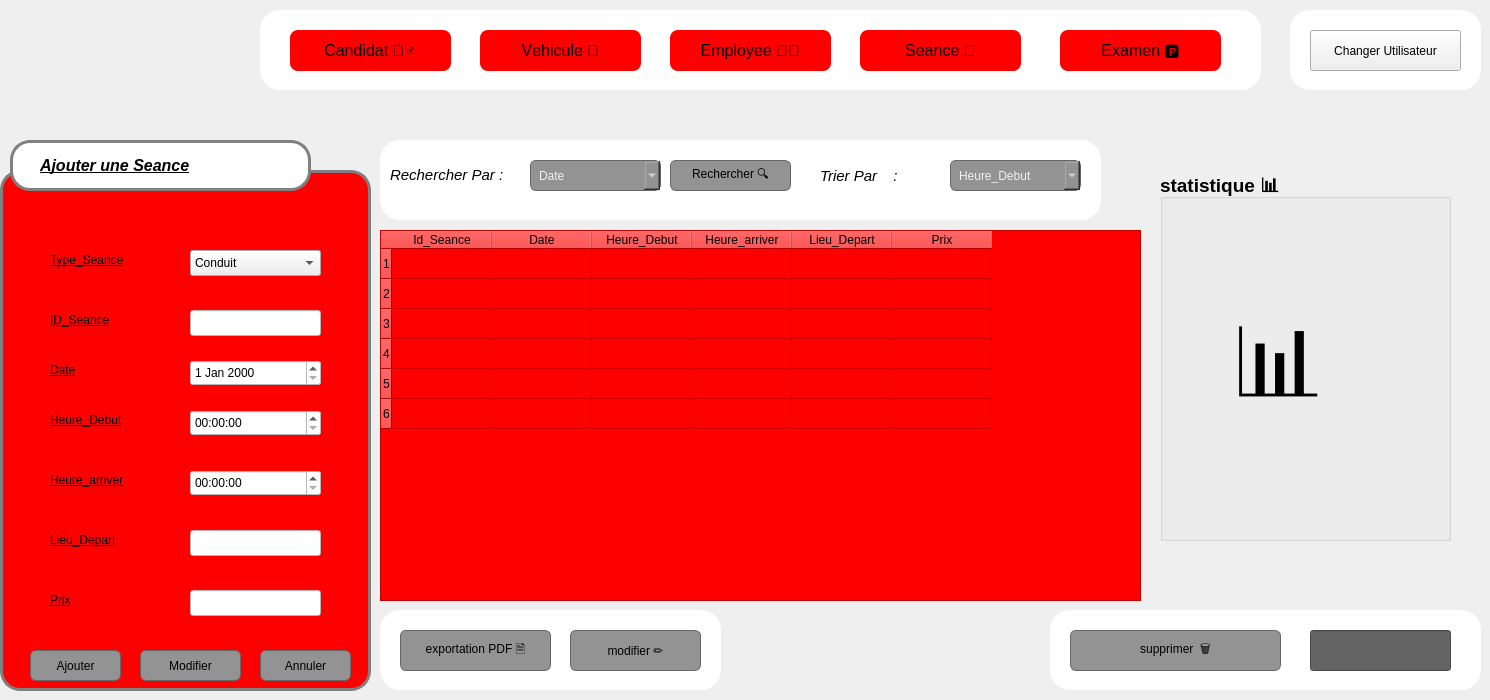
    <widget class="QWidget" name="tab3">
     <attribute name="title">
      <string>Page</string>
     </attribute>
     <widget class="QGroupBox" name="frame4">
      <property name="geometry">
       <rect>
        <x>0</x>
        <y>170</y>
        <width>371</width>
        <height>521</height>
       </rect>
      </property>
      <property name="font">
       <font>
        <pointsize>14</pointsize>
        <italic>false</italic>
        <bold>true</bold>
        <underline>false</underline>
        <strikeout>false</strikeout>
       </font>
      </property>
      <property name="styleSheet">
       <string notr="true">#frame4{
border: 3px solid grey ;
border-radius: 20px;
background: red ;
}
</string>
      </property>
      <property name="title">
       <string/>
      </property>
      <widget class="QLabel" name="label_58">
       <property name="geometry">
        <rect>
         <x>50</x>
         <y>140</y>
         <width>91</width>
         <height>20</height>
        </rect>
       </property>
       <property name="font">
        <font>
         <pointsize>9</pointsize>
         <italic>false</italic>
         <bold>false</bold>
         <underline>false</underline>
         <strikeout>false</strikeout>
        </font>
       </property>
       <property name="styleSheet">
        <string notr="true">background-color: rgb(255, 0, 0);</string>
       </property>
       <property name="text">
        <string>&lt;html&gt;&lt;head/&gt;&lt;body&gt;&lt;p&gt;&lt;span style=&quot; text-decoration: underline; color:#000000;&quot;&gt;ID_Seance&lt;/span&gt;&lt;/p&gt;&lt;/body&gt;&lt;/html&gt;</string>
       </property>
      </widget>
      <widget class="QLabel" name="label_59">
       <property name="geometry">
        <rect>
         <x>50</x>
         <y>190</y>
         <width>63</width>
         <height>20</height>
        </rect>
       </property>
       <property name="font">
        <font>
         <pointsize>9</pointsize>
         <italic>false</italic>
         <bold>false</bold>
         <underline>false</underline>
         <strikeout>false</strikeout>
        </font>
       </property>
       <property name="styleSheet">
        <string notr="true">background-color: rgb(255, 0, 0);</string>
       </property>
       <property name="text">
        <string>&lt;html&gt;&lt;head/&gt;&lt;body&gt;&lt;p&gt;&lt;span style=&quot; text-decoration: underline; color:#000000;&quot;&gt;Date&lt;/span&gt;&lt;/p&gt;&lt;/body&gt;&lt;/html&gt;</string>
       </property>
      </widget>
      <widget class="QLabel" name="label_60">
       <property name="geometry">
        <rect>
         <x>50</x>
         <y>240</y>
         <width>91</width>
         <height>20</height>
        </rect>
       </property>
       <property name="font">
        <font>
         <pointsize>9</pointsize>
         <italic>false</italic>
         <bold>false</bold>
         <underline>false</underline>
         <strikeout>false</strikeout>
        </font>
       </property>
       <property name="styleSheet">
        <string notr="true">background-color: rgb(255, 0, 0);</string>
       </property>
       <property name="text">
        <string>&lt;html&gt;&lt;head/&gt;&lt;body&gt;&lt;p&gt;&lt;span style=&quot; text-decoration: underline; color:#000000;&quot;&gt;Heure_Debut&lt;/span&gt;&lt;/p&gt;&lt;/body&gt;&lt;/html&gt;</string>
       </property>
      </widget>
      <widget class="QLabel" name="label_61">
       <property name="geometry">
        <rect>
         <x>50</x>
         <y>300</y>
         <width>91</width>
         <height>20</height>
        </rect>
       </property>
       <property name="font">
        <font>
         <pointsize>9</pointsize>
         <italic>false</italic>
         <bold>false</bold>
         <underline>false</underline>
         <strikeout>false</strikeout>
        </font>
       </property>
       <property name="styleSheet">
        <string notr="true">background-color: rgb(255, 0, 0);</string>
       </property>
       <property name="text">
        <string>&lt;html&gt;&lt;head/&gt;&lt;body&gt;&lt;p&gt;&lt;span style=&quot; text-decoration: underline; color:#000000;&quot;&gt;Heure_arriver&lt;/span&gt;&lt;/p&gt;&lt;/body&gt;&lt;/html&gt;</string>
       </property>
      </widget>
      <widget class="QLabel" name="label_62">
       <property name="geometry">
        <rect>
         <x>50</x>
         <y>360</y>
         <width>101</width>
         <height>20</height>
        </rect>
       </property>
       <property name="font">
        <font>
         <pointsize>9</pointsize>
         <italic>false</italic>
         <bold>false</bold>
         <underline>false</underline>
         <strikeout>false</strikeout>
        </font>
       </property>
       <property name="styleSheet">
        <string notr="true">background-color: rgb(255, 0, 0);</string>
       </property>
       <property name="text">
        <string>&lt;html&gt;&lt;head/&gt;&lt;body&gt;&lt;p&gt;&lt;span style=&quot; text-decoration: underline; color:#000000;&quot;&gt;Lieu_Depart&lt;/span&gt;&lt;/p&gt;&lt;/body&gt;&lt;/html&gt;</string>
       </property>
      </widget>
      <widget class="QLabel" name="label_63">
       <property name="geometry">
        <rect>
         <x>50</x>
         <y>80</y>
         <width>121</width>
         <height>21</height>
        </rect>
       </property>
       <property name="font">
        <font>
         <pointsize>9</pointsize>
         <italic>false</italic>
         <bold>false</bold>
         <underline>false</underline>
         <strikeout>false</strikeout>
        </font>
       </property>
       <property name="styleSheet">
        <string notr="true">background-color: rgb(255, 0, 0);</string>
       </property>
       <property name="text">
        <string>&lt;html&gt;&lt;head/&gt;&lt;body&gt;&lt;p&gt;&lt;span style=&quot; text-decoration: underline; color:#000000;&quot;&gt;Type_Seance&lt;/span&gt;&lt;/p&gt;&lt;/body&gt;&lt;/html&gt;</string>
       </property>
      </widget>
      <widget class="QLabel" name="label_8">
       <property name="geometry">
        <rect>
         <x>50</x>
         <y>420</y>
         <width>81</width>
         <height>20</height>
        </rect>
       </property>
       <property name="styleSheet">
        <string notr="true">background-color: rgb(255, 0, 0);</string>
       </property>
       <property name="text">
        <string>&lt;html&gt;&lt;head/&gt;&lt;body&gt;&lt;p&gt;&lt;span style=&quot; text-decoration: underline; color:#000000;&quot;&gt;Prix&lt;/span&gt;&lt;/p&gt;&lt;/body&gt;&lt;/html&gt;</string>
       </property>
      </widget>
      <widget class="QPushButton" name="pushButton_75">
       <property name="geometry">
        <rect>
         <x>30</x>
         <y>480</y>
         <width>91</width>
         <height>31</height>
        </rect>
       </property>
       <property name="styleSheet">
        <string notr="true">background-color: #939393;   /* gris foncé */
    color: black;              /* blanc clair */
    border: 1px solid #666666;
     border-radius: 6px;
    padding: 4px 8px;
  </string>
       </property>
       <property name="text">
        <string>Ajouter</string>
       </property>
      </widget>
      <widget class="QPushButton" name="pushButton_77">
       <property name="geometry">
        <rect>
         <x>260</x>
         <y>480</y>
         <width>91</width>
         <height>31</height>
        </rect>
       </property>
       <property name="styleSheet">
        <string notr="true">background-color: #939393;   /* gris foncé */
    color: black;              /* blanc clair */
    border: 1px solid #666666;
     border-radius: 6px;
    padding: 4px 8px;
  </string>
       </property>
       <property name="text">
        <string>Annuler</string>
       </property>
      </widget>
      <widget class="QDateEdit" name="dateEdit_2">
       <property name="geometry">
        <rect>
         <x>190</x>
         <y>190</y>
         <width>131</width>
         <height>26</height>
        </rect>
       </property>
       <property name="styleSheet">
        <string notr="true">background-color: rgb(255, 255, 255);
color: rgb(0, 0, 0);
selection-color: rgb(0, 0, 0);</string>
       </property>
      </widget>
      <widget class="QTimeEdit" name="timeEdit">
       <property name="geometry">
        <rect>
         <x>190</x>
         <y>240</y>
         <width>131</width>
         <height>26</height>
        </rect>
       </property>
       <property name="styleSheet">
        <string notr="true">background-color: rgb(103, 103, 103);
color: rgb(0, 0, 0);
background-color: rgb(255, 255, 255);</string>
       </property>
      </widget>
      <widget class="QTimeEdit" name="timeEdit_2">
       <property name="geometry">
        <rect>
         <x>190</x>
         <y>300</y>
         <width>131</width>
         <height>26</height>
        </rect>
       </property>
       <property name="styleSheet">
        <string notr="true">background-color: rgb(93, 93, 93);
color: rgb(0, 0, 0);
background-color: rgb(255, 255, 255);</string>
       </property>
      </widget>
      <widget class="QComboBox" name="comboBox_2">
       <property name="geometry">
        <rect>
         <x>190</x>
         <y>80</y>
         <width>131</width>
         <height>26</height>
        </rect>
       </property>
       <property name="styleSheet">
        <string notr="true">color: rgb(0, 0, 0);</string>
       </property>
       <item>
        <property name="text">
         <string>Conduit</string>
        </property>
       </item>
       <item>
        <property name="text">
         <string>Code</string>
        </property>
       </item>
      </widget>
      <widget class="QLineEdit" name="lineEdit_35">
       <property name="geometry">
        <rect>
         <x>190</x>
         <y>140</y>
         <width>131</width>
         <height>26</height>
        </rect>
       </property>
       <property name="styleSheet">
        <string notr="true">background-color: white;
color: rgb(0, 0, 0);
</string>
       </property>
      </widget>
      <widget class="QPushButton" name="pushButton_146">
       <property name="geometry">
        <rect>
         <x>140</x>
         <y>480</y>
         <width>101</width>
         <height>31</height>
        </rect>
       </property>
       <property name="styleSheet">
        <string notr="true">background-color: #939393;   /* gris foncé */
    color: black;              /* blanc clair */
    border: 1px solid #666666;
     border-radius: 6px;
    padding: 4px 8px;
  </string>
       </property>
       <property name="text">
        <string>Modifier</string>
       </property>
      </widget>
      <widget class="QLineEdit" name="lineEdit_36">
       <property name="geometry">
        <rect>
         <x>190</x>
         <y>360</y>
         <width>131</width>
         <height>26</height>
        </rect>
       </property>
       <property name="styleSheet">
        <string notr="true">background-color: white;
color: rgb(0, 0, 0);
</string>
       </property>
      </widget>
      <widget class="QLineEdit" name="lineEdit_39">
       <property name="geometry">
        <rect>
         <x>190</x>
         <y>420</y>
         <width>131</width>
         <height>26</height>
        </rect>
       </property>
       <property name="styleSheet">
        <string notr="true">background-color: white;
color: rgb(0, 0, 0);
</string>
       </property>
      </widget>
     </widget>
     <widget class="QTableWidget" name="tableWidget_11">
      <property name="geometry">
       <rect>
        <x>380</x>
        <y>230</y>
        <width>761</width>
        <height>371</height>
       </rect>
      </property>
      <property name="styleSheet">
       <string notr="true">background-color: rgb(255, 0, 0);</string>
      </property>
      <row/>
      <row/>
      <row/>
      <row/>
      <row/>
      <row/>
      <column>
       <property name="text">
        <string>Id_Seance</string>
       </property>
      </column>
      <column>
       <property name="text">
        <string>Date</string>
       </property>
      </column>
      <column>
       <property name="text">
        <string>Heure_Debut</string>
       </property>
      </column>
      <column>
       <property name="text">
        <string>Heure_arriver</string>
       </property>
      </column>
      <column>
       <property name="text">
        <string>Lieu_Depart</string>
       </property>
      </column>
      <column>
       <property name="text">
        <string>Prix</string>
       </property>
      </column>
     </widget>
     <widget class="QFrame" name="pdf_2">
      <property name="geometry">
       <rect>
        <x>380</x>
        <y>610</y>
        <width>341</width>
        <height>80</height>
       </rect>
      </property>
      <property name="styleSheet">
       <string notr="true">#pdf_2{
	border-color: rgb(85, 170, 0);
border-radius: 20px;
background: white ;
}</string>
      </property>
      <property name="frameShape">
       <enum>QFrame::Shape::StyledPanel</enum>
      </property>
      <property name="frameShadow">
       <enum>QFrame::Shadow::Raised</enum>
      </property>
      <widget class="QPushButton" name="pushButton_76">
       <property name="geometry">
        <rect>
         <x>20</x>
         <y>20</y>
         <width>151</width>
         <height>41</height>
        </rect>
       </property>
       <property name="styleSheet">
        <string notr="true">background-color: #939393;   /* gris foncé */
alternate-background-color: rgb(188, 188, 188);
    color: black;              /* blanc clair */
    border: 1px solid #666666;
     border-radius: 6px;
    padding: 4px 8px;
  </string>
       </property>
       <property name="text">
        <string>exportation PDF 🗎</string>
       </property>
       <property name="iconSize">
        <size>
         <width>20</width>
         <height>20</height>
        </size>
       </property>
      </widget>
      <widget class="QPushButton" name="pushButton_11">
       <property name="geometry">
        <rect>
         <x>190</x>
         <y>20</y>
         <width>131</width>
         <height>41</height>
        </rect>
       </property>
       <property name="styleSheet">
        <string notr="true">background-color: #939393;   /* gris foncé */
    color: black;              /* blanc clair */
    border: 1px solid #666666;
     border-radius: 6px;
    padding: 4px 8px;
  </string>
       </property>
       <property name="text">
        <string>modifier ✏️</string>
       </property>
      </widget>
     </widget>
     <widget class="QFrame" name="supp_2">
      <property name="geometry">
       <rect>
        <x>1050</x>
        <y>610</y>
        <width>431</width>
        <height>80</height>
       </rect>
      </property>
      <property name="styleSheet">
       <string notr="true">#supp_2{
	border-color: rgb(85, 170, 0);
border-radius: 20px;
background: white ;
}</string>
      </property>
      <property name="frameShape">
       <enum>QFrame::Shape::StyledPanel</enum>
      </property>
      <property name="frameShadow">
       <enum>QFrame::Shadow::Raised</enum>
      </property>
      <widget class="QPushButton" name="pushButton_12">
       <property name="geometry">
        <rect>
         <x>20</x>
         <y>20</y>
         <width>211</width>
         <height>41</height>
        </rect>
       </property>
       <property name="styleSheet">
        <string notr="true">background-color: #939393;   /* gris foncé */
    color: black;              /* blanc clair */
    border: 1px solid #666666;
     border-radius: 6px;
    padding: 4px 8px;
  </string>
       </property>
       <property name="text">
        <string>supprimer  🗑️</string>
       </property>
      </widget>
      <widget class="QLineEdit" name="lineEdit_12">
       <property name="geometry">
        <rect>
         <x>260</x>
         <y>20</y>
         <width>141</width>
         <height>41</height>
        </rect>
       </property>
       <property name="styleSheet">
        <string notr="true">background-color: rgb(100, 100, 100);
border-color: rgb(0, 0, 0);</string>
       </property>
      </widget>
     </widget>
     <widget class="QGroupBox" name="groupBox_9">
      <property name="geometry">
       <rect>
        <x>1160</x>
        <y>170</y>
        <width>291</width>
        <height>371</height>
       </rect>
      </property>
      <property name="font">
       <font>
        <pointsize>14</pointsize>
        <bold>true</bold>
       </font>
      </property>
      <property name="title">
       <string>statistique 📊</string>
      </property>
      <widget class="QLabel" name="label_23">
       <property name="geometry">
        <rect>
         <x>70</x>
         <y>120</y>
         <width>231</width>
         <height>171</height>
        </rect>
       </property>
       <property name="text">
        <string>&lt;html&gt;&lt;head/&gt;&lt;body&gt;&lt;p&gt;&lt;span style=&quot; font-size:72pt;&quot;&gt;📊&lt;/span&gt;&lt;/p&gt;&lt;/body&gt;&lt;/html&gt;</string>
       </property>
      </widget>
     </widget>
     <widget class="QFrame" name="recherche_2">
      <property name="geometry">
       <rect>
        <x>380</x>
        <y>140</y>
        <width>721</width>
        <height>80</height>
       </rect>
      </property>
      <property name="styleSheet">
       <string notr="true">#recherche_2{
	border-color: rgb(85, 170, 0);
border-radius: 20px;
background: white ;
}</string>
      </property>
      <property name="frameShape">
       <enum>QFrame::Shape::StyledPanel</enum>
      </property>
      <property name="frameShadow">
       <enum>QFrame::Shadow::Raised</enum>
      </property>
      <widget class="QLabel" name="label_24">
       <property name="geometry">
        <rect>
         <x>440</x>
         <y>20</y>
         <width>111</width>
         <height>31</height>
        </rect>
       </property>
       <property name="font">
        <font>
         <pointsize>11</pointsize>
         <italic>true</italic>
        </font>
       </property>
       <property name="styleSheet">
        <string notr="true">background-color: rgb(255, 255, 255);</string>
       </property>
       <property name="text">
        <string>&lt;html&gt;&lt;head/&gt;&lt;body&gt;&lt;p&gt;&lt;span style=&quot; color:#000000;&quot;&gt;Trier Par &lt;/span&gt;&lt;span style=&quot; font-size:12pt; color:#000000;&quot;/&gt;&lt;span style=&quot; font-size:12pt;&quot;&gt;🔽&lt;/span&gt;&lt;span style=&quot; color:#000000;&quot;&gt;: &lt;/span&gt;&lt;/p&gt;&lt;/body&gt;&lt;/html&gt;</string>
       </property>
      </widget>
      <widget class="QPushButton" name="pushButton_13">
       <property name="geometry">
        <rect>
         <x>290</x>
         <y>20</y>
         <width>121</width>
         <height>31</height>
        </rect>
       </property>
       <property name="styleSheet">
        <string notr="true">background-color: #939393;   /* gris foncé */
    color: black;              /* blanc clair */
    border: 1px solid #666666;
     border-radius: 6px;
    padding: 4px 8px;
  </string>
       </property>
       <property name="text">
        <string>Rechercher 🔍</string>
       </property>
      </widget>
      <widget class="QComboBox" name="comboBox_4">
       <property name="geometry">
        <rect>
         <x>570</x>
         <y>20</y>
         <width>131</width>
         <height>31</height>
        </rect>
       </property>
       <property name="styleSheet">
        <string notr="true">background-color: #939393;   /* gris foncé */
    color: #f0f0f0;              /* blanc clair */
    border: 1px solid #666666;
    border-radius: 6px;
    padding: 4px 8px;</string>
       </property>
       <item>
        <property name="text">
         <string>Heure_Debut</string>
        </property>
       </item>
       <item>
        <property name="text">
         <string>Heure_Arriver</string>
        </property>
       </item>
      </widget>
      <widget class="QLabel" name="label_13">
       <property name="geometry">
        <rect>
         <x>10</x>
         <y>20</y>
         <width>131</width>
         <height>31</height>
        </rect>
       </property>
       <property name="font">
        <font>
         <pointsize>11</pointsize>
         <italic>true</italic>
        </font>
       </property>
       <property name="styleSheet">
        <string notr="true">background-color: rgb(255, 255, 255);</string>
       </property>
       <property name="text">
        <string>&lt;html&gt;&lt;head/&gt;&lt;body&gt;&lt;p&gt;&lt;span style=&quot; color:#000000;&quot;&gt;Rechercher Par  :&lt;/span&gt;&lt;/p&gt;&lt;/body&gt;&lt;/html&gt;</string>
       </property>
      </widget>
      <widget class="QComboBox" name="comboBox_9">
       <property name="geometry">
        <rect>
         <x>150</x>
         <y>20</y>
         <width>131</width>
         <height>31</height>
        </rect>
       </property>
       <property name="styleSheet">
        <string notr="true">background-color: #939393;   /* gris foncé */
    color: #f0f0f0;              /* blanc clair */
    border: 1px solid #666666;
    border-radius: 6px;
    padding: 4px 8px;</string>
       </property>
       <item>
        <property name="text">
         <string>Date</string>
        </property>
       </item>
       <item>
        <property name="text">
         <string>Lieu_depart</string>
        </property>
       </item>
      </widget>
     </widget>
     <widget class="QLabel" name="label_21">
      <property name="geometry">
       <rect>
        <x>-20</x>
        <y>0</y>
        <width>271</width>
        <height>121</height>
       </rect>
      </property>
      <property name="text">
       <string/>
      </property>
      <property name="pixmap">
       <pixmap>:/images/logo.png</pixmap>
      </property>
     </widget>
     <widget class="QFrame" name="menu3">
      <property name="geometry">
       <rect>
        <x>260</x>
        <y>10</y>
        <width>1001</width>
        <height>80</height>
       </rect>
      </property>
      <property name="styleSheet">
       <string notr="true">#menu3{
	border-color: rgb(85, 170, 0);
border-radius: 20px;
background: white ;
}</string>
      </property>
      <property name="frameShape">
       <enum>QFrame::Shape::StyledPanel</enum>
      </property>
      <property name="frameShadow">
       <enum>QFrame::Shadow::Raised</enum>
      </property>
      <widget class="QPushButton" name="candidat_4">
       <property name="enabled">
        <bool>true</bool>
       </property>
       <property name="geometry">
        <rect>
         <x>30</x>
         <y>20</y>
         <width>161</width>
         <height>41</height>
        </rect>
       </property>
       <property name="font">
        <font>
         <pointsize>12</pointsize>
         <bold>false</bold>
         <strikeout>false</strikeout>
         <kerning>false</kerning>
        </font>
       </property>
       <property name="whatsThis">
        <string>&lt;html&gt;&lt;head/&gt;&lt;body&gt;&lt;p&gt;&lt;br/&gt;&lt;/p&gt;&lt;/body&gt;&lt;/html&gt;</string>
       </property>
       <property name="styleSheet">
        <string notr="true"> background-color:rgb(255, 0, 0);;   /* rouge vif */
    color: black ;                /* texte blanc */
    border-radius: 8px;          /* coins arrondis */
    padding: 8px 16px;           /* espace interne */
              
    border: none;</string>
       </property>
       <property name="text">
        <string>Candidat 🧍‍♂️</string>
       </property>
      </widget>
      <widget class="QPushButton" name="vehicule_4">
       <property name="enabled">
        <bool>true</bool>
       </property>
       <property name="geometry">
        <rect>
         <x>220</x>
         <y>20</y>
         <width>161</width>
         <height>41</height>
        </rect>
       </property>
       <property name="font">
        <font>
         <pointsize>12</pointsize>
         <bold>false</bold>
         <kerning>false</kerning>
        </font>
       </property>
       <property name="styleSheet">
        <string notr="true"> background-color:rgb(255, 0, 0);;   /* rouge vif */
    color: black;                /* texte blanc */
    border-radius: 8px;          /* coins arrondis */
    padding: 8px 16px;           /* espace interne */
    
    border: none;</string>
       </property>
       <property name="text">
        <string>Vehicule 🚗</string>
       </property>
      </widget>
      <widget class="QPushButton" name="employee_6">
       <property name="enabled">
        <bool>true</bool>
       </property>
       <property name="geometry">
        <rect>
         <x>410</x>
         <y>20</y>
         <width>161</width>
         <height>41</height>
        </rect>
       </property>
       <property name="font">
        <font>
         <pointsize>12</pointsize>
         <bold>false</bold>
         <kerning>false</kerning>
        </font>
       </property>
       <property name="styleSheet">
        <string notr="true"> background-color:rgb(255, 0, 0);;   /* rouge vif */
    color: black;                /* texte blanc */
    border-radius: 8px;          /* coins arrondis */
    padding: 8px 16px;           /* espace interne */
   
    border: none;</string>
       </property>
       <property name="text">
        <string>Employee 🧑‍🏫</string>
       </property>
      </widget>
      <widget class="QPushButton" name="seance_6">
       <property name="enabled">
        <bool>true</bool>
       </property>
       <property name="geometry">
        <rect>
         <x>600</x>
         <y>20</y>
         <width>161</width>
         <height>41</height>
        </rect>
       </property>
       <property name="font">
        <font>
         <pointsize>12</pointsize>
         <bold>false</bold>
         <kerning>false</kerning>
        </font>
       </property>
       <property name="styleSheet">
        <string notr="true"> background-color:rgb(255, 0, 0);;   /* rouge vif */
    color: black;                /* texte blanc */
    border-radius: 8px;          /* coins arrondis */
    padding: 8px 16px;           /* espace interne */
   
    border: none;</string>
       </property>
       <property name="text">
        <string>Seance 🧭</string>
       </property>
      </widget>
      <widget class="QPushButton" name="examen_4">
       <property name="enabled">
        <bool>true</bool>
       </property>
       <property name="geometry">
        <rect>
         <x>800</x>
         <y>20</y>
         <width>161</width>
         <height>41</height>
        </rect>
       </property>
       <property name="font">
        <font>
         <pointsize>12</pointsize>
         <bold>false</bold>
         <kerning>false</kerning>
        </font>
       </property>
       <property name="styleSheet">
        <string notr="true"> background-color:rgb(255, 0, 0);;   /* rouge vif */
    color: black;                /* texte blanc */
    border-radius: 8px;          /* coins arrondis */
    padding: 8px 16px;           /* espace interne */
    
    border: none;</string>
       </property>
       <property name="text">
        <string>Examen 🅿️</string>
       </property>
      </widget>
     </widget>
     <widget class="QFrame" name="frame3">
      <property name="geometry">
       <rect>
        <x>10</x>
        <y>140</y>
        <width>301</width>
        <height>51</height>
       </rect>
      </property>
      <property name="styleSheet">
       <string notr="true">#frame3{
border: 3px solid grey ;
border-radius: 20px;
background: white ;
}</string>
      </property>
      <property name="frameShape">
       <enum>QFrame::Shape::StyledPanel</enum>
      </property>
      <property name="frameShadow">
       <enum>QFrame::Shadow::Raised</enum>
      </property>
      <widget class="QLabel" name="label_135">
       <property name="geometry">
        <rect>
         <x>30</x>
         <y>10</y>
         <width>191</width>
         <height>31</height>
        </rect>
       </property>
       <property name="styleSheet">
        <string notr="true">background-color: rgb(255, 255, 255);</string>
       </property>
       <property name="text">
        <string>&lt;html&gt;&lt;head/&gt;&lt;body&gt;&lt;p&gt;&lt;span style=&quot; font-size:12pt; font-weight:700; font-style:italic; text-decoration: underline; color:#000000;&quot;&gt;Ajouter une Seance&lt;/span&gt;&lt;/p&gt;&lt;/body&gt;&lt;/html&gt;</string>
       </property>
      </widget>
     </widget>
     <widget class="QFrame" name="utilisateur_4">
      <property name="geometry">
       <rect>
        <x>1290</x>
        <y>10</y>
        <width>191</width>
        <height>80</height>
       </rect>
      </property>
      <property name="styleSheet">
       <string notr="true">#utilisateur_4{
	border-color: rgb(85, 170, 0);
border-radius: 20px;
background: white ;
}</string>
      </property>
      <property name="frameShape">
       <enum>QFrame::Shape::StyledPanel</enum>
      </property>
      <property name="frameShadow">
       <enum>QFrame::Shadow::Raised</enum>
      </property>
      <widget class="QPushButton" name="pushButton_57">
       <property name="geometry">
        <rect>
         <x>20</x>
         <y>20</y>
         <width>151</width>
         <height>41</height>
        </rect>
       </property>
       <property name="text">
        <string>Changer Utilisateur</string>
       </property>
      </widget>
     </widget>
     <zorder>label_21</zorder>
     <zorder>frame4</zorder>
     <zorder>tableWidget_11</zorder>
     <zorder>pdf_2</zorder>
     <zorder>supp_2</zorder>
     <zorder>groupBox_9</zorder>
     <zorder>recherche_2</zorder>
     <zorder>menu3</zorder>
     <zorder>frame3</zorder>
     <zorder>utilisateur_4</zorder>
    </widget>
